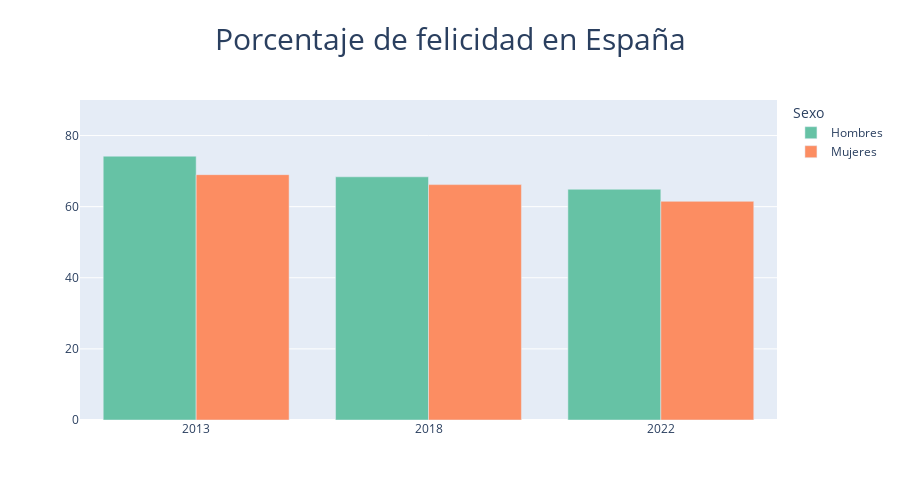

Notebook code for this chart:
### Code cell
fig = px.bar(data_felicidad.melt(id_vars='Sexo', var_name='Año', value_name='Felicidad'),
             x='Año', y='Felicidad', color='Sexo',
             labels={'Felicidad': ' ', 'Año': ''},
             title='Porcentaje de felicidad en España',
             height=500,
             barmode='group',  
             color_discrete_sequence=px.colors.qualitative.Set2)
fig.update_layout(title_text='Porcentaje de felicidad en España', title_x=0.5, title_font=dict(size=30))
fig.update_yaxes(range=[0, 90])
fig.show()

### Figure 1 — Plotly figure (JSON) as saved in the notebook; plotly's stock layout.template omitted (floating-point values rounded to 4 significant figures)
{"data": [{"alignmentgroup": "True", "hovertemplate": "Sexo=Hombres<br>=%{x}<br> =%{y}<extra></extra>", "legendgroup": "Hombres", "marker": {"color": "rgb(102,194,165)", "pattern": {"shape": ""}}, "name": "Hombres", "offsetgroup": "Hombres", "orientation": "v", "showlegend": true, "textposition": "auto", "type": "bar", "x": ["2013", "2018", "2022"], "xaxis": "x", "y": [74.2, 68.4, 64.9], "yaxis": "y"}, {"alignmentgroup": "True", "hovertemplate": "Sexo=Mujeres<br>=%{x}<br> =%{y}<extra></extra>", "legendgroup": "Mujeres", "marker": {"color": "rgb(252,141,98)", "pattern": {"shape": ""}}, "name": "Mujeres", "offsetgroup": "Mujeres", "orientation": "v", "showlegend": true, "textposition": "auto", "type": "bar", "x": ["2013", "2018", "2022"], "xaxis": "x", "y": [69, 66.2, 61.5], "yaxis": "y"}], "layout": {"barmode": "group", "height": 500, "legend": {"title": {"text": "Sexo"}, "tracegroupgap": 0}, "title": {"font": {"size": 30}, "text": "Porcentaje de felicidad en España", "x": 0.5}, "xaxis": {"anchor": "y", "domain": [0, 1], "title": {"text": ""}}, "yaxis": {"anchor": "x", "domain": [0, 1], "range": [0, 90], "title": {"text": " "}}}}
